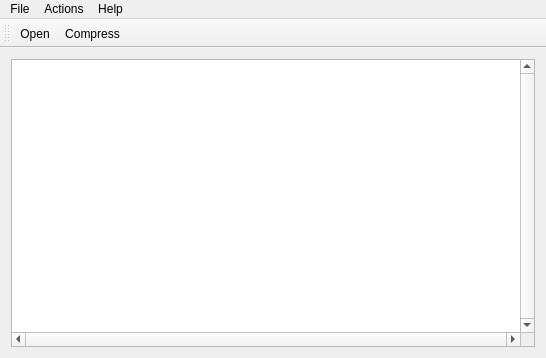
<?xml version="1.0" encoding="UTF-8"?>
<ui version="4.0">
 <class>MainWindow</class>
 <widget class="QMainWindow" name="MainWindow">
  <property name="geometry">
   <rect>
    <x>0</x>
    <y>0</y>
    <width>546</width>
    <height>358</height>
   </rect>
  </property>
  <property name="sizePolicy">
   <sizepolicy hsizetype="Expanding" vsizetype="Expanding">
    <horstretch>1</horstretch>
    <verstretch>1</verstretch>
   </sizepolicy>
  </property>
  <property name="windowTitle">
   <string>File Compression</string>
  </property>
  <property name="windowIcon">
   <iconset resource="resources.qrc">
    <normaloff>:/resources/cog.png</normaloff>:/resources/cog.png</iconset>
  </property>
  <widget class="QWidget" name="centralWidget">
   <property name="sizePolicy">
    <sizepolicy hsizetype="Expanding" vsizetype="Expanding">
     <horstretch>1</horstretch>
     <verstretch>1</verstretch>
    </sizepolicy>
   </property>
   <layout class="QGridLayout" name="gridLayout">
    <item row="0" column="0">
     <widget class="QPlainTextEdit" name="plainTextEdit">
      <property name="sizePolicy">
       <sizepolicy hsizetype="Preferred" vsizetype="Preferred">
        <horstretch>1</horstretch>
        <verstretch>1</verstretch>
       </sizepolicy>
      </property>
      <property name="minimumSize">
       <size>
        <width>0</width>
        <height>0</height>
       </size>
      </property>
      <property name="maximumSize">
       <size>
        <width>16777215</width>
        <height>16777215</height>
       </size>
      </property>
      <property name="font">
       <font>
        <pointsize>12</pointsize>
       </font>
      </property>
      <property name="verticalScrollBarPolicy">
       <enum>Qt::ScrollBarAlwaysOn</enum>
      </property>
      <property name="horizontalScrollBarPolicy">
       <enum>Qt::ScrollBarAlwaysOn</enum>
      </property>
     </widget>
    </item>
   </layout>
  </widget>
  <widget class="QMenuBar" name="menuBar">
   <property name="geometry">
    <rect>
     <x>0</x>
     <y>0</y>
     <width>546</width>
     <height>21</height>
    </rect>
   </property>
   <widget class="QMenu" name="menuFile">
    <property name="title">
     <string>File</string>
    </property>
    <addaction name="actionOpen"/>
   </widget>
   <widget class="QMenu" name="menuActions">
    <property name="title">
     <string>Actions</string>
    </property>
    <addaction name="actionCompress"/>
   </widget>
   <widget class="QMenu" name="menuHelp">
    <property name="title">
     <string>Help</string>
    </property>
    <addaction name="actionAbout"/>
   </widget>
   <addaction name="menuFile"/>
   <addaction name="menuActions"/>
   <addaction name="menuHelp"/>
  </widget>
  <widget class="QToolBar" name="toolBar">
   <property name="windowTitle">
    <string>toolBar</string>
   </property>
   <attribute name="toolBarArea">
    <enum>TopToolBarArea</enum>
   </attribute>
   <attribute name="toolBarBreak">
    <bool>false</bool>
   </attribute>
   <addaction name="actionOpen"/>
   <addaction name="actionCompress"/>
  </widget>
  <action name="actionAbout">
   <property name="text">
    <string>About</string>
   </property>
  </action>
  <action name="actionOpen">
   <property name="icon">
    <iconset resource="resources.qrc">
     <normaloff>:/resources/folder.png</normaloff>:/resources/folder.png</iconset>
   </property>
   <property name="text">
    <string>Open</string>
   </property>
  </action>
  <action name="actionCompress">
   <property name="icon">
    <iconset resource="resources.qrc">
     <normaloff>:/resources/box.png</normaloff>:/resources/box.png</iconset>
   </property>
   <property name="text">
    <string>Compress</string>
   </property>
  </action>
 </widget>
 <layoutdefault spacing="6" margin="11"/>
 <resources>
  <include location="resources.qrc"/>
 </resources>
 <connections/>
</ui>
